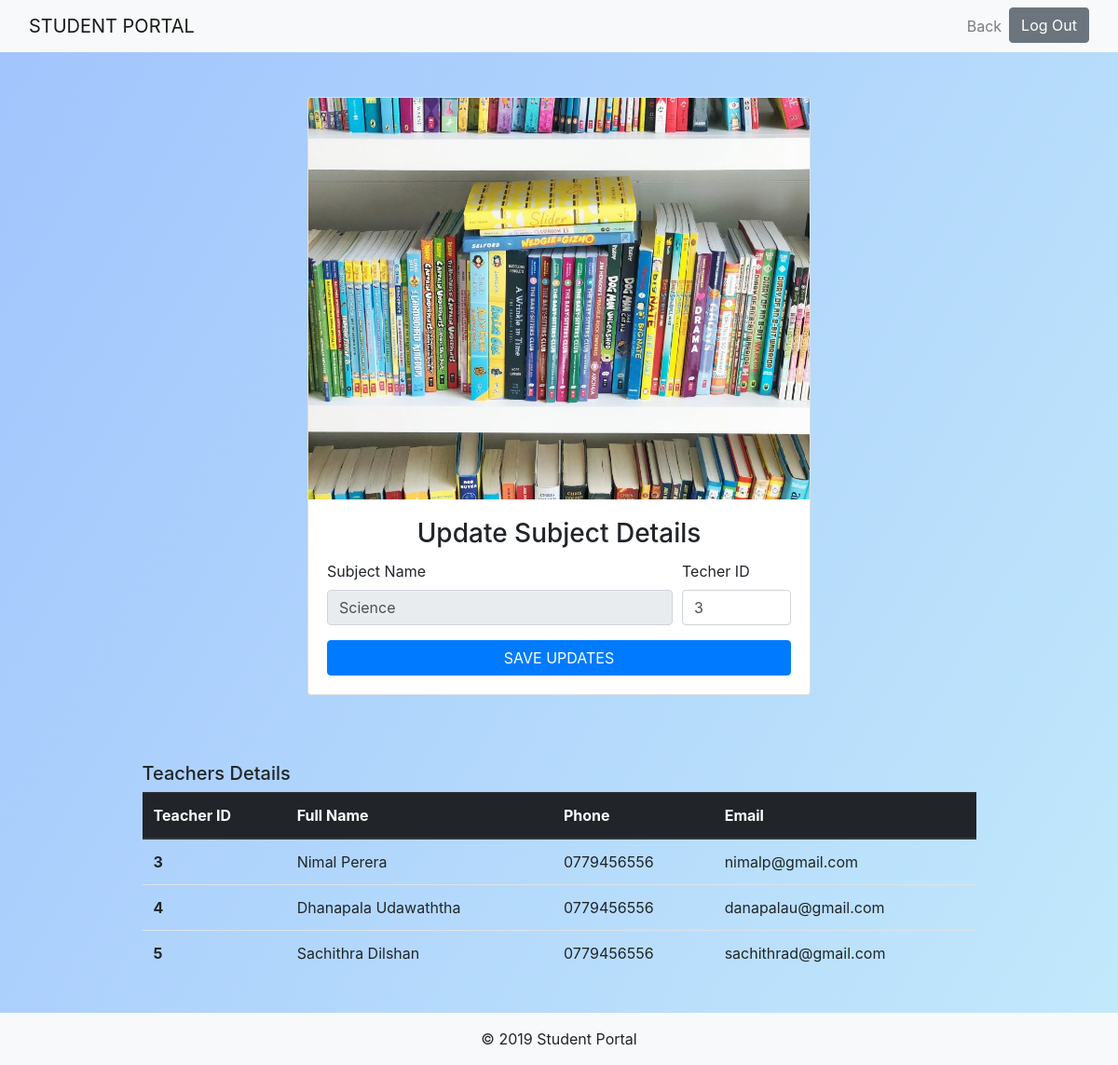
The app's page /pages/subject-edit.php?subject_id=1 (signed in) with its own data.
### tables this page shows
CREATE TABLE IF NOT EXISTS `subject` (
  `subject_id` int(11) NOT NULL AUTO_INCREMENT,
  `name` varchar(45) NOT NULL,
  `teacher_id` int(11) NOT NULL,
  `is_deleted` int(11) NOT NULL,
  PRIMARY KEY (`subject_id`),
  KEY `fk_subject_teacher1` (`teacher_id`)
);

CREATE TABLE IF NOT EXISTS `teacher` (
  `teacher_id` int(11) NOT NULL AUTO_INCREMENT,
  `email` varchar(45) NOT NULL,
  `password` varchar(45) NOT NULL,
  `name` varchar(45) NOT NULL,
  `phone` varchar(45) NOT NULL,
  `address` varchar(45) NOT NULL,
  `last_login` varchar(45) NOT NULL,
  `is_deleted` int(11) NOT NULL,
  PRIMARY KEY (`teacher_id`)
);

### pages/subject-edit.php (the view, shortened to what this page needs)
<?php require_once('../includes/connection.php') ?>
<?php
	$name = '';
	$teacher_id = '';
	if(isset($_GET['subject_id'])){
		$subject_id = mysqli_real_escape_string($connection, $_GET['subject_id']);
		$query = "SELECT * FROM subject WHERE subject_id = {$subject_id} LIMIT 1";
		$result_set = mysqli_query($connection, $query);
		if($result_set){
			if(mysqli_num_rows($result_set) == 1){
				$result = mysqli_fetch_assoc($result_set);
				$name = $result['name'];
				$teacher_id = $result['teacher_id'];
			}else{
				header('Location: subject-details.php?err=not_found');
			}
		}else{
			header('Location: subject-details.php?err=query_failed');
		}
	}
    $teacher_list = '';
    $query = "SELECT * FROM teacher WHERE is_deleted=0 ORDER BY teacher_id";
    $teachers = mysqli_query($connection, $query);
    while($teacher = mysqli_fetch_assoc($teachers)){
        $teacher_list .= "<tr>";
        $teacher_list .= "<th scope=\"row\">{$teacher['teacher_id']}</th>";
        $teacher_list .= "<td>{$teacher['name']}</td>";
        $teacher_list .= "<td>{$teacher['phone']}</td>";
        $teacher_list .= "<td>{$teacher['email']}</td>";
        $teacher_list .= "</tr>";
    }
?>
<!DOCTYPE html>
<html>
<head>
	<link rel="stylesheet" href="https://maxcdn.bootstrapcdn.com/bootstrap/4.0.0/css/bootstrap.min.css">
    <link rel="stylesheet" type="text/css" href="../css/styles.css">
</head>
<body>
	<header>
		<nav class="navbar navbar-expand-md navbar-light bg-light sticky-top">
			<div class="container-fluid">
            	<a class="navbar-brand" href="../index.html">STUDENT PORTAL</a>
            	<div class="collapse navbar-collapse" id="navbar-responsive">
                	<ul class="navbar-nav ml-auto">
                		<li class="nav-item"><a class="nav-link" href="subject-details.php">Back</a></li>
                    	<li class="nav-item"><a class="btn btn-secondary btn-block" href="logout.php">Log Out</a></li>
                	</ul>
            	</div>
        	</div>
		</nav>
	</header>
	<main class="container padding">
		<div class="row">
			<div class="col-sm-12 col-md-6 mx-auto">
				<div class="card card-signin my-5">
					<img src="../assets/subject.jpg" class="card-img-top" alt="Subject Image">
					<div class="card-body">
						<h3 class="card-title text-center">Update Subject Details</h3>
						<form action="subject-edit.php" method="post">
							<div class="form-row">
								<div class="form-group col-md-9">
									<label for="name">Subject Name</label>
									<input type="text" name="name" class="form-control" <?php echo 'value="'.$name.'"'; ?> disabled>
								</div>
								<div class="form-group col-md-3">
									<label for="address">Techer ID</label>
									<input type="text" name="teacher_id" class="form-control" <?php echo 'value="'.$teacher_id.'"'; ?>>
								</div>
							</div>
							<button type="submit" class="btn btn-primary text-uppercase btn-block" name="submit">Save Updates</button>
						</form>
					</div>
				</div>
			</div>
		</div>
		<div class="container-fluid padding py-4">
            <div class="row">
                <div class="col-md-10 col-sm-12 mx-auto">
                    <h5>Teachers Details</h5>
                    <table class="table">
                        <thead class="thead-dark">
                            <tr>
                                <th scope="col">Teacher ID</th>
                                <th scope="col">Full Name</th>
                                <th scope="col">Phone</th>
                                <th scope="col">Email</th>
                            </tr>
                        </thead>
                        <tbody>
                            <?php echo $teacher_list ?>
                        </tbody>
                    </table>
                </div>
            </div>
        </div>
	</main>
	<footer class="footer">
        <div class="container-fluid padding bg-light">
            <div class="row text-center">
                <div class="col-12 pt-3">
                    <p>&copy; 2019 Student Portal</p>
                </div>
            </div>
        </div>
    </footer>
</body>
</html>

### css/styles.css (style rules this page uses)
* { margin: 0; padding: 0; }
body { background-image: linear-gradient(120deg, #a1c4fd 0%, #c2e9fb 100%); background-repeat: no-repeat; background-attachment: fixed; background-size: cover; height: 100vh; }

### records on screen
subject: name "Science", teacher_id "3"
teacher: teacher_id "3", name "Nimal Perera", phone "0779456556", email "nimalp@gmail.com"
teacher: teacher_id "4", name "Dhanapala Udawaththa", phone "0779456556", email "danapalau@gmail.com"
teacher: teacher_id "5", name "Sachithra Dilshan", phone "0779456556", email "sachithrad@gmail.com"
